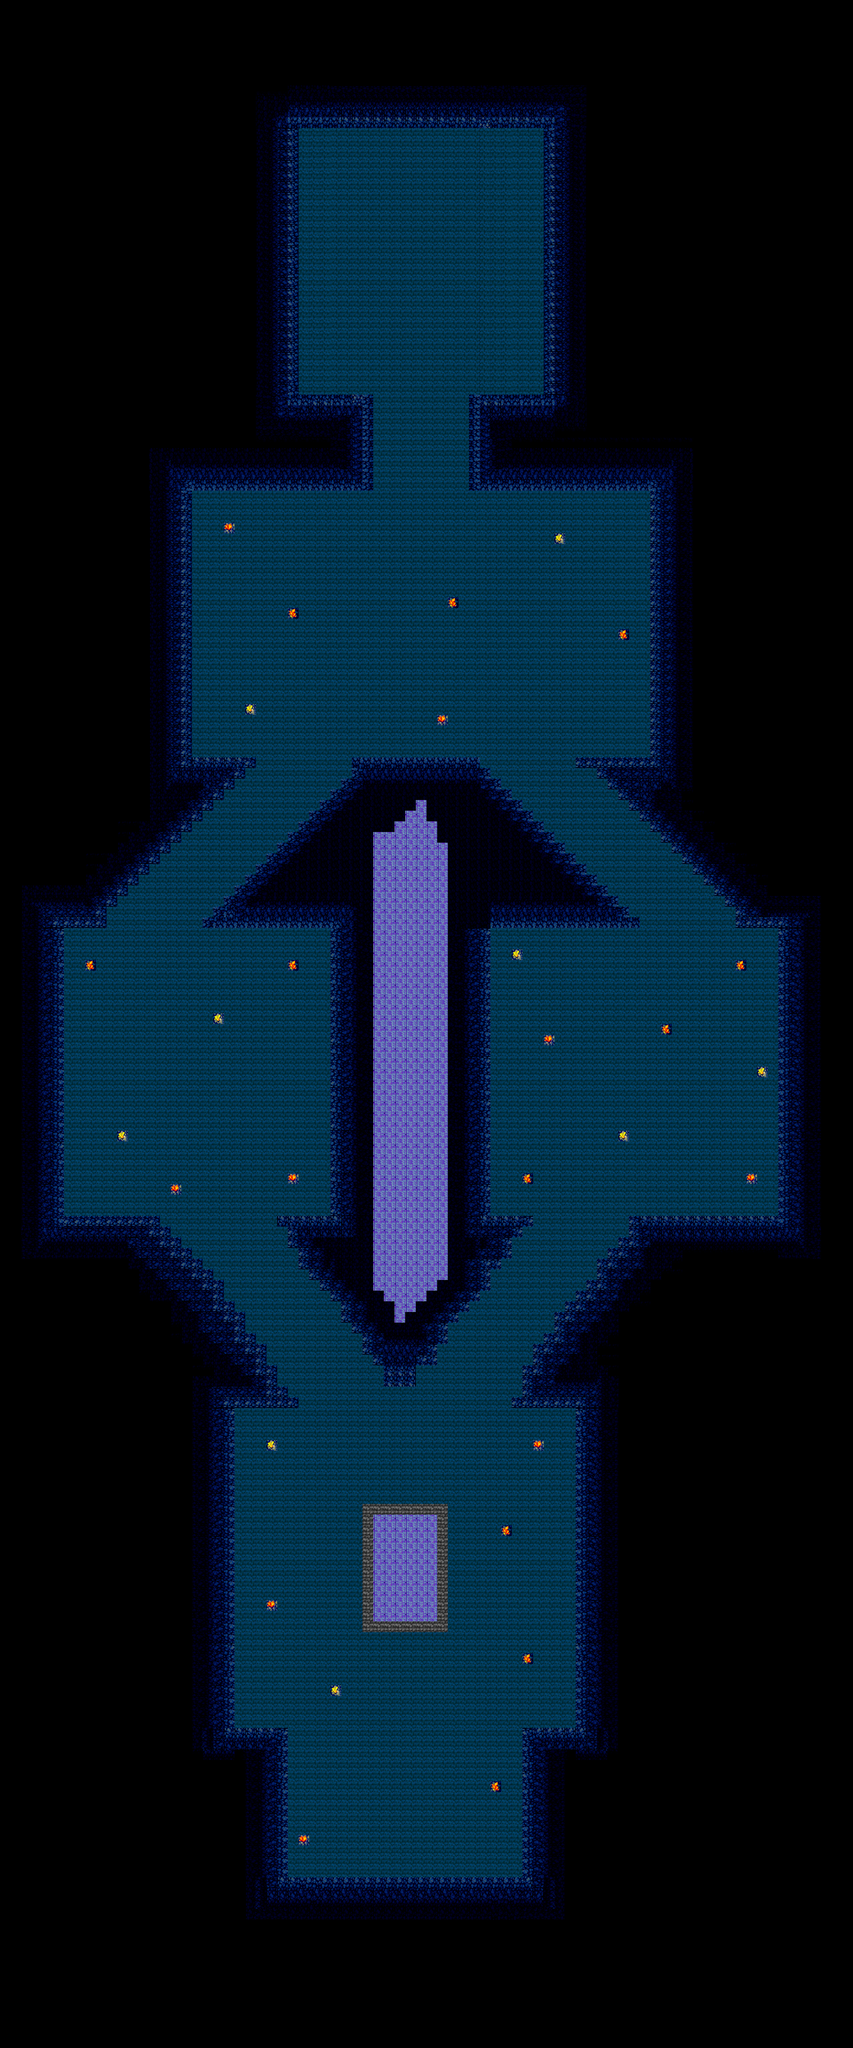

A level layout from a 2D game, rendered from its tile map. Below: a short description, then the map file with tile-grid data replaced by summaries:
An orthogonal 80x192 tile map with 32x32 px tiles, 1 tile layer (Background), 2 tilesets and 256 objects (0).

<map version="1.9" tiledversion="1.9.2" orientation="orthogonal" renderorder="right-down" width="80" height="192" tilewidth="32" tileheight="32" infinite="0" nextlayerid="11" nextobjectid="4391">
 <tileset firstgid="1" source="tilesets/landscape.tsx" />
 <tileset firstgid="649" source="tilesets/landscapes pt2.tsx" />
 <layer id="8" name="Background" width="80" height="192" locked="1" opacity="0.99">
  <data>[15360 cells, 8209 non-empty, 25 distinct tile ids]</data>
 </layer>
 <objectgroup id="9" name="Collision" locked="1">
  <object id="4085" x="844.242" y="5631.82" width="228" height="32" />
  <object id="4086" x="1038.24" y="5631.82" width="228" height="32" />
  <object id="4087" x="1234.24" y="5631.82" width="230" height="32" />
  <object id="4088" x="1427.24" y="5631.82" width="155" height="32" />
  <object id="4089" x="1568.24" y="5503.82" width="32" height="128" />
  <object id="4090" x="1568.24" y="5375.82" width="32" height="128" />
  <object id="4091" x="1568.24" y="5247.82" width="32" height="128" />
  <object id="4092" x="1569.57" y="5183.82" width="30.6667" height="61.3333" />
  <object id="4093" x="1600.24" y="5183.82" width="128" height="32" />
  <object id="4094" x="1728.24" y="5023.82" width="32" height="160" />
  <object id="4095" x="1728.24" y="4863.82" width="32" height="160" />
  <object id="4096" x="1728.24" y="4703.82" width="32" height="160" />
  <object id="4097" x="1728.24" y="4543.82" width="32" height="160" />
  <object id="4098" x="1728.24" y="4383.82" width="32" height="160" />
  <object id="4099" x="1728.24" y="4223.82" width="32" height="160" />
  <object id="4100" x="1632.24" y="4191.82" width="96" height="32" />
  <object id="4101" x="1536.24" y="4191.82" width="96" height="32" />
  <object id="4102" x="1568.24" y="4095.82" width="32" height="96" />
  <object id="4103" x="1600.24" y="4031.82" width="32" height="64" />
  <object id="4104" x="1632.24" y="3999.82" width="32" height="32" />
  <object id="4105" x="1664.24" y="3935.82" width="32" height="64" />
  <object id="4106" x="1696.24" y="3903.82" width="32" height="32" />
  <object id="4107" x="1728.24" y="3871.82" width="32" height="32" />
  <object id="4108" x="1760.24" y="3839.82" width="32" height="32" />
  <object id="4109" x="1792.24" y="3775.82" width="32" height="64" />
  <object id="4110" x="1824.24" y="3743.82" width="32" height="32" />
  <object id="4111" x="1856.24" y="3711.82" width="32" height="32" />
  <object id="4112" x="1888.24" y="3647.82" width="32" height="64" />
  <object id="4113" x="1920.24" y="3647.82" width="224" height="32" />
  <object id="4114" x="2144.24" y="3647.82" width="192" height="32" />
  <object id="4115" x="2336.24" y="3519.82" width="32" height="128" />
  <object id="4116" x="2336.24" y="3391.82" width="32" height="128" />
  <object id="4117" x="2336.24" y="3263.82" width="32" height="128" />
  <object id="4118" x="2336.24" y="3135.82" width="32" height="128" />
  <object id="4119" x="2336.24" y="3007.82" width="32" height="128" />
  <object id="4120" x="2336.24" y="2879.82" width="32" height="128" />
  <object id="4121" x="2336.24" y="2783.82" width="32" height="96" />
  <object id="4122" x="2208.24" y="2751.82" width="128" height="32" />
  <object id="4123" x="2208.24" y="2719.82" width="32" height="32" />
  <object id="4124" x="2176.24" y="2687.82" width="32" height="32" />
  <object id="4125" x="2144.24" y="2655.82" width="32" height="32" />
  <object id="4126" x="2112.24" y="2623.82" width="32" height="32" />
  <object id="4127" x="2080.24" y="2591.82" width="32" height="32" />
  <object id="4128" x="2048.24" y="2559.82" width="32" height="32" />
  <object id="4129" x="2016.24" y="2527.82" width="32" height="32" />
  <object id="4130" x="1984.24" y="2495.82" width="32" height="32" />
  <object id="4131" x="1952.24" y="2463.82" width="32" height="32" />
  <object id="4132" x="1920.24" y="2431.82" width="32" height="32" />
  <object id="4133" x="1888.24" y="2399.82" width="32" height="32" />
  <object id="4134" x="1856.24" y="2367.82" width="32" height="32" />
  <object id="4135" x="1824.24" y="2335.82" width="32" height="32" />
  <object id="4136" x="1792.24" y="2303.82" width="32" height="32" />
  <object id="4137" x="1728.24" y="2271.82" width="224" height="32" />
  <object id="4138" x="1952.24" y="2143.82" width="32" height="128" />
  <object id="4139" x="1952.24" y="1983.82" width="32" height="160" />
  <object id="4140" x="1952.24" y="1855.82" width="32" height="128" />
  <object id="4141" x="1952.24" y="1727.82" width="32" height="128" />
  <object id="4142" x="1952.24" y="1599.82" width="32" height="128" />
  <object id="4143" x="1952.24" y="1471.82" width="32" height="128" />
  <object id="4144" x="1824.24" y="1439.82" width="128" height="32" />
  <object id="4145" x="1696.24" y="1439.82" width="128" height="32" />
  <object id="4146" x="1568.24" y="1439.82" width="128" height="32" />
  <object id="4147" x="1408.24" y="1439.82" width="160" height="32" />
  <object id="4148" x="1408.24" y="1279.82" width="32" height="160" />
  <object id="4149" x="1408.24" y="1183.82" width="32" height="96" />
  <object id="4187" x="1088.24" y="1215.82" width="32" height="128" />
  <object id="4188" x="1088.24" y="1343.82" width="32" height="128" />
  <object id="4189" x="960.242" y="1439.82" width="128" height="32" />
  <object id="4190" x="800.242" y="1439.82" width="160" height="32" />
  <object id="4191" x="672.242" y="1439.82" width="128" height="32" />
  <object id="4192" x="544.242" y="1439.82" width="128" height="32" />
  <object id="4193" x="544.242" y="1471.82" width="32" height="128" />
  <object id="4194" x="544.242" y="1599.82" width="32" height="160" />
  <object id="4195" x="544.242" y="1759.82" width="32" height="160" />
  <object id="4196" x="544.242" y="1919.82" width="32" height="160" />
  <object id="4197" x="544.242" y="2079.82" width="32" height="128" />
  <object id="4198" x="544.242" y="2207.82" width="32" height="96" />
  <object id="4199" x="576.242" y="2271.82" width="128" height="32" />
  <object id="4200" x="704.242" y="2271.82" width="64" height="32" />
  <object id="4201" x="704.242" y="2303.82" width="32" height="32" />
  <object id="4202" x="672.242" y="2335.82" width="32" height="32" />
  <object id="4203" x="640.242" y="2367.82" width="32" height="32" />
  <object id="4204" x="608.242" y="2399.82" width="32" height="32" />
  <object id="4205" x="576.242" y="2431.82" width="32" height="32" />
  <object id="4206" x="544.242" y="2463.82" width="32" height="32" />
  <object id="4207" x="512.242" y="2495.82" width="32" height="32" />
  <object id="4208" x="480.242" y="2527.82" width="32" height="32" />
  <object id="4209" x="448.242" y="2559.82" width="32" height="32" />
  <object id="4210" x="416.242" y="2591.82" width="32" height="32" />
  <object id="4211" x="384.242" y="2623.82" width="32" height="32" />
  <object id="4212" x="352.242" y="2655.82" width="32" height="32" />
  </objectgroup>
 <objectgroup id="10" name="Enemy Spawn Triggers">
  <!-- 6 objects omitted --></objectgroup>
</map>
<!-- 165 of 256 objects omitted -->